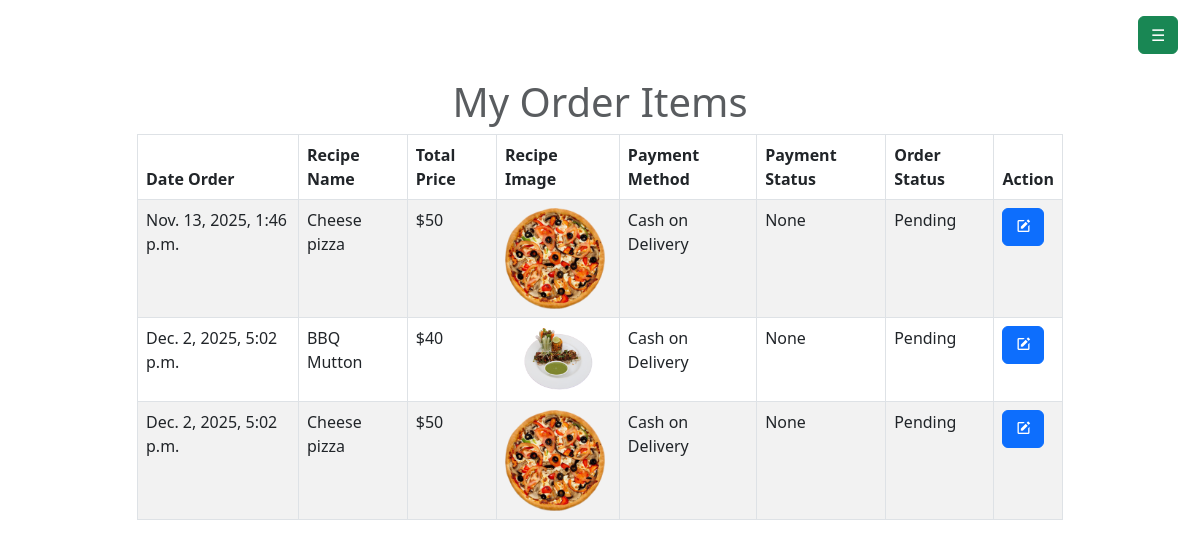
/demo/usersorder/ (signed in), run on the app's committed database.
### userspage/models.py (models this page shows)
class Order(models.Model):
	PAYMENT=(
		('Cash on Delivery','Cash on Delivery'),
	)
	food=models.ForeignKey(Food,on_delete=models.CASCADE)
	user=models.ForeignKey(User,on_delete=models.CASCADE)
	quantity=models.IntegerField()
	total_price=models.IntegerField(null=True)
	STATUS=[
		('Pending','Pending'),
		('Out for deliver','Out of deliver'),
		('Delivered','Delivered')
	]
	status=models.CharField(default='Pending',max_length=200,choices=STATUS,null=True)
	payment_method=models.CharField(max_length=200,choices=PAYMENT)
	payment_status=models.BooleanField(default=False,null=True)
	contact_no=models.CharField(max_length=15)
	address=models.CharField(max_length=50)
	order_date=models.DateTimeField(auto_now_add=True)

### demo_app/models.py (models this page shows, shortened)
class Food(models.Model):
	food_name=models.CharField(max_length=100)
	food_price=models.PositiveIntegerField()
	Food_image=models.FileField(upload_to='static/uploads',null=True)
	food_description=models.TextField()
	created_by=models.CharField(max_length=50)
	category=models.ForeignKey(Category,on_delete=models.CASCADE,null=True)
	is_available = models.BooleanField(default=True)

### accounts/auth.py (the view)
	def wrapper_function(request,*args,**kwargs):
		if request.user.is_staff:
			return view_function(request,*args,**kwargs)
		else:
			return redirect('/')

### accounts/auth.py (called while the page is built)
def admin_only(view_function):
	def wrapper_function(request,*args,**kwargs):
		if request.user.is_staff:
			return view_function(request,*args,**kwargs)
		else:
			return redirect('/')
	return wrapper_function

### demo_app/context_processors.py (called while the page is built)
def menu_links(request):
    links = Category.objects.all()
    return dict(links=links)

### demo_app/views.py (called while the page is built)
@login_required
@admin_only
def user_order(request):
	items=Order.objects.all()
	context={
		'items':items
	}
	return render(request,'demo/usersorder.html',context)

### demo_app/templates/demo/usersorder.html (shortened to what this page needs)
{% extends "layouts.html" %}
{% load static %}
{% block main_content %}
<div class="container mt-4">
	<div class="row d-flex justify-content-center">
		<div class="col-md-10">
			<h1 class="text-muted text-center">My Order Items</h1>
			<table class=" table table-striped table-bordered">
				<thead>
					<tr>
						<th>Date Order</th>
						<th>Recipe Name</th>
						<th>Total Price</th>
						<th>Recipe Image</th>
						<th>Payment Method</th>
						<th>Payment Status</th>
						<th>Order Status</th>
						<th>Action</th>
					</tr>
				</thead>
				<tbody>
					{% for i in items %}
					<tr>
						<td>{{i.order_date}}</td>
						<td>{{i.food.food_name}}</td>
						<td>${{i.total_price}}</td>
						<td><img src="/{{i.food.Food_image}}" alt="{{i.food.food_name}}" width="100"></td>
						<td>{{i.payment_method}}</td>
						<td>{{i.payment_status}}</td>
						<td>{{i.status}}</td>
						<td><a href="#" class="btn btn-primary text-white">
							<i class="bx bxs-edit"></i>
						</a></td>
					</tr>
					{% endfor %}
				</tbody>
			</table>
		</div>
	</div>
</div>
{% endblock %}

### data on the page
Order: order_date "Nov. 13, 2025, 1:46 p.m.", food.food_name "Cheese pizza", total_price "50", food.Food_image (picture), payment_method "Cash on Delivery", payment_status "None", status "Pending"
Order: order_date "Dec. 2, 2025, 5:02 p.m.", food.food_name "BBQ Mutton", total_price "40", food.Food_image (picture), payment_method "Cash on Delivery", payment_status "None", status "Pending"
Order: order_date "Dec. 2, 2025, 5:02 p.m.", food.food_name "Cheese pizza", total_price "50", food.Food_image (picture), payment_method "Cash on Delivery", payment_status "None", status "Pending"
